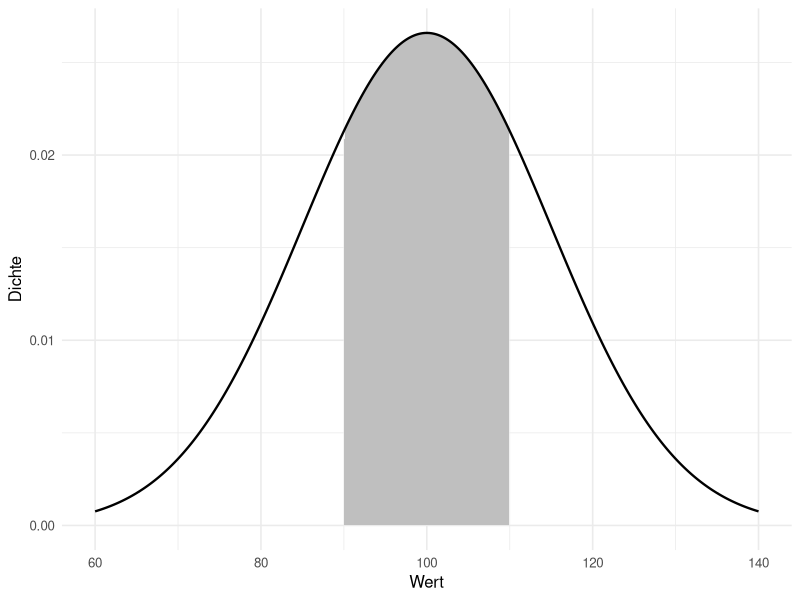
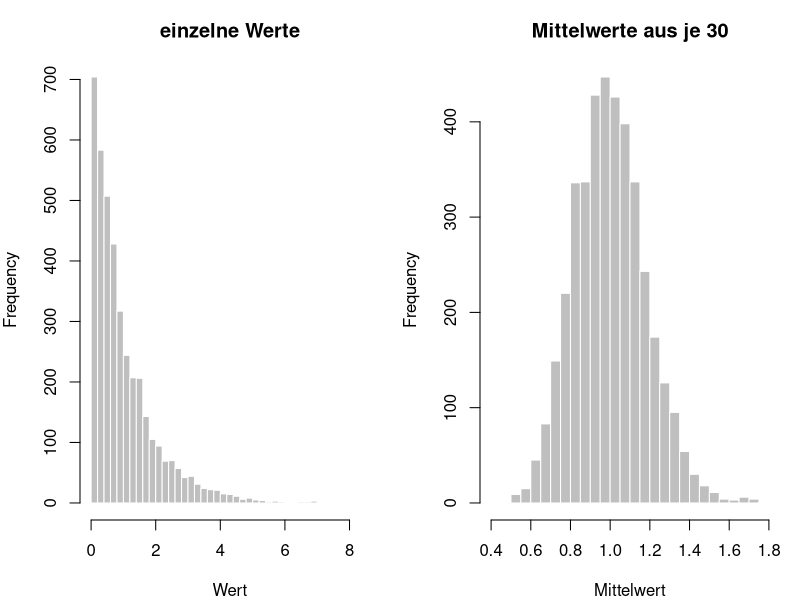
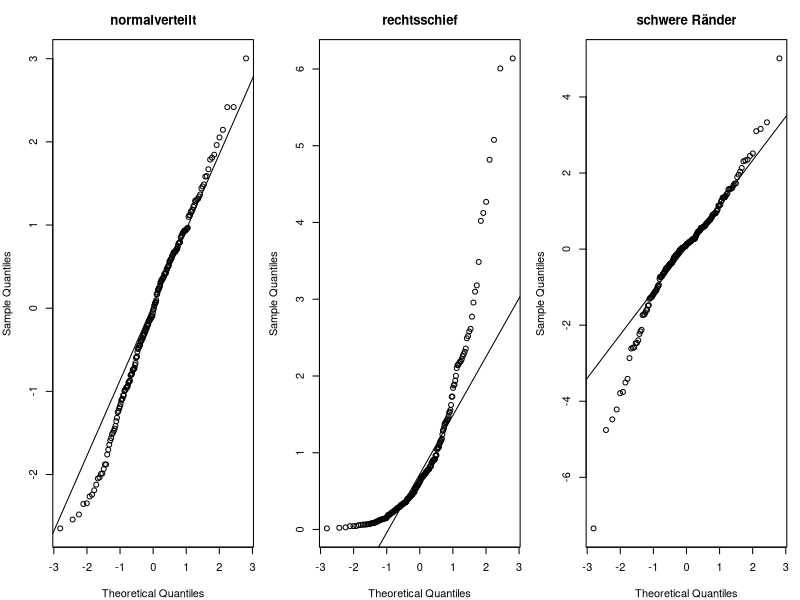

Here is the R script that generated these plots, in order:
## ---- chunk 1
#| label: setup-r
#| include: false
library(ggplot2)

theme_set(theme_minimal(base_size = 12))
set.seed(42)
## ---- chunk 2
#| label: fig-dichte-r
#| fig-cap: "Die Fläche unter der Dichte zwischen 90 und 110 ist die Wahrscheinlichkeit, in diesem Bereich zu liegen."
#| fig-height: 3.2
x <- seq(60, 140, length.out = 400)
d <- dnorm(x, mean = 100, sd = 15)
flaeche <- data.frame(x = x[x >= 90 & x <= 110], y = d[x >= 90 & x <= 110])

ggplot(data.frame(x, d), aes(x, d)) +
  geom_area(data = flaeche, aes(x, y), fill = "grey75") +
  geom_line(linewidth = 0.8) +
  labs(x = "Wert", y = "Dichte")
## ---- chunk 3
#| label: flaeche-r
# Die Flaeche laesst sich ueber die Verteilungsfunktion ablesen
pnorm(110, mean = 100, sd = 15) - pnorm(90, mean = 100, sd = 15)
## ---- chunk 4
#| label: gedaechtnislos-r
rate <- 0.5

# P(mehr als 3 warten)
p_ueber_3 <- 1 - pexp(3, rate)
# P(mehr als 8 warten, gegeben es sind schon 5 vergangen)
p_bedingt <- (1 - pexp(8, rate)) / (1 - pexp(5, rate))

round(c(ohne_vorgeschichte = p_ueber_3, mit_vorgeschichte = p_bedingt), 4)
## ---- chunk 5
#| label: fig-clt-r
#| fig-cap: "Links die stark schiefe Ausgangsverteilung, rechts die Mittelwerte aus je 30 solchen Werten."
#| fig-height: 3.2
einzeln <- rexp(4000, rate = 1)
mittel  <- replicate(4000, mean(rexp(30, rate = 1)))

par(mfrow = c(1, 2), mar = c(4, 4, 3, 1))
hist(einzeln, breaks = 40, col = "grey75", border = "white",
     main = "einzelne Werte", xlab = "Wert")
hist(mittel, breaks = 40, col = "grey75", border = "white",
     main = "Mittelwerte aus je 30", xlab = "Mittelwert")
## ---- chunk 6
#| label: zwert-r
# Ein IQ von 130 und eine Koerpergroesse von 1.92 m
z_iq    <- (130 - 100) / 15
z_groesse <- (1.92 - 1.78) / 0.07

c(iq = z_iq, groesse = z_groesse)
# gleicher z-Wert bedeutet gleicher Rang in der jeweiligen Verteilung
round(pnorm(c(z_iq, z_groesse)), 4)
## ---- chunk 7
#| label: fig-qq-r
#| fig-cap: "Drei Stichproben im QQ-Plot: normal, rechtsschief, schwere Ränder."
#| fig-height: 3.2
par(mfrow = c(1, 3), mar = c(4, 4, 3, 1))

qqnorm(rnorm(200), main = "normalverteilt"); qqline(rnorm(200))
qqnorm(rexp(200), main = "rechtsschief"); qqline(rexp(200))
qqnorm(rt(200, df = 3), main = "schwere Ränder"); qqline(rt(200, df = 3))
